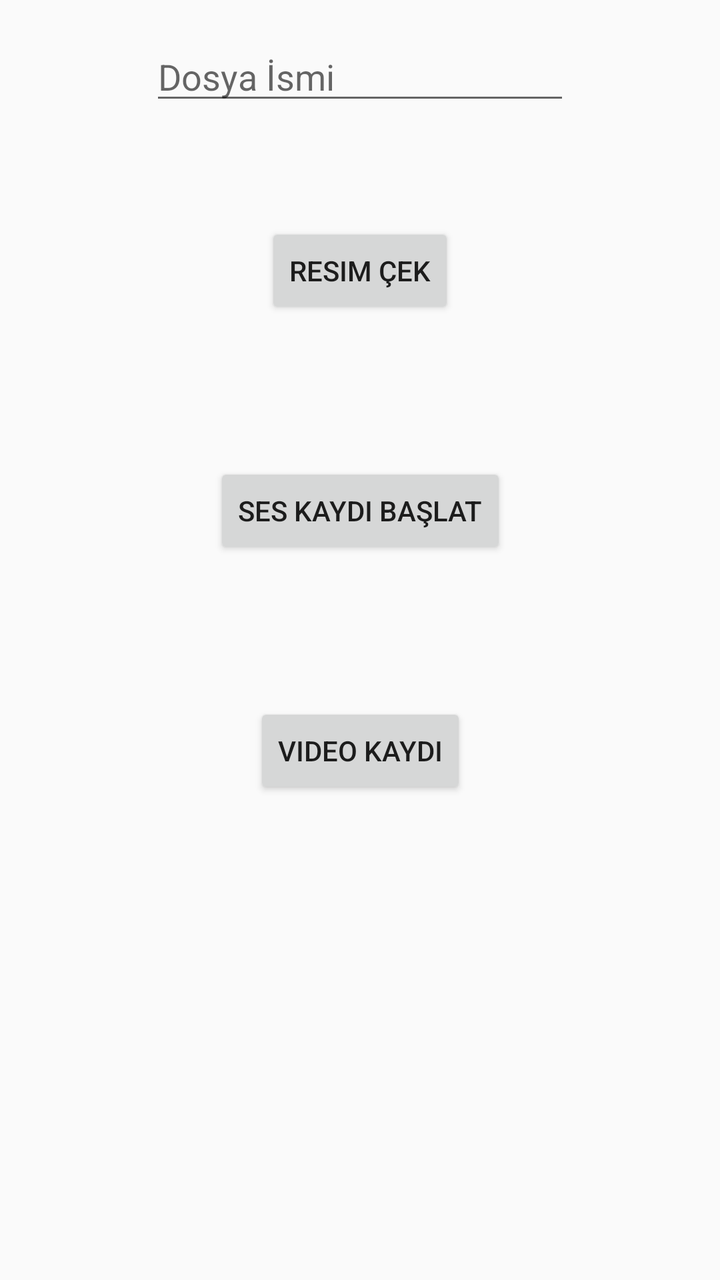
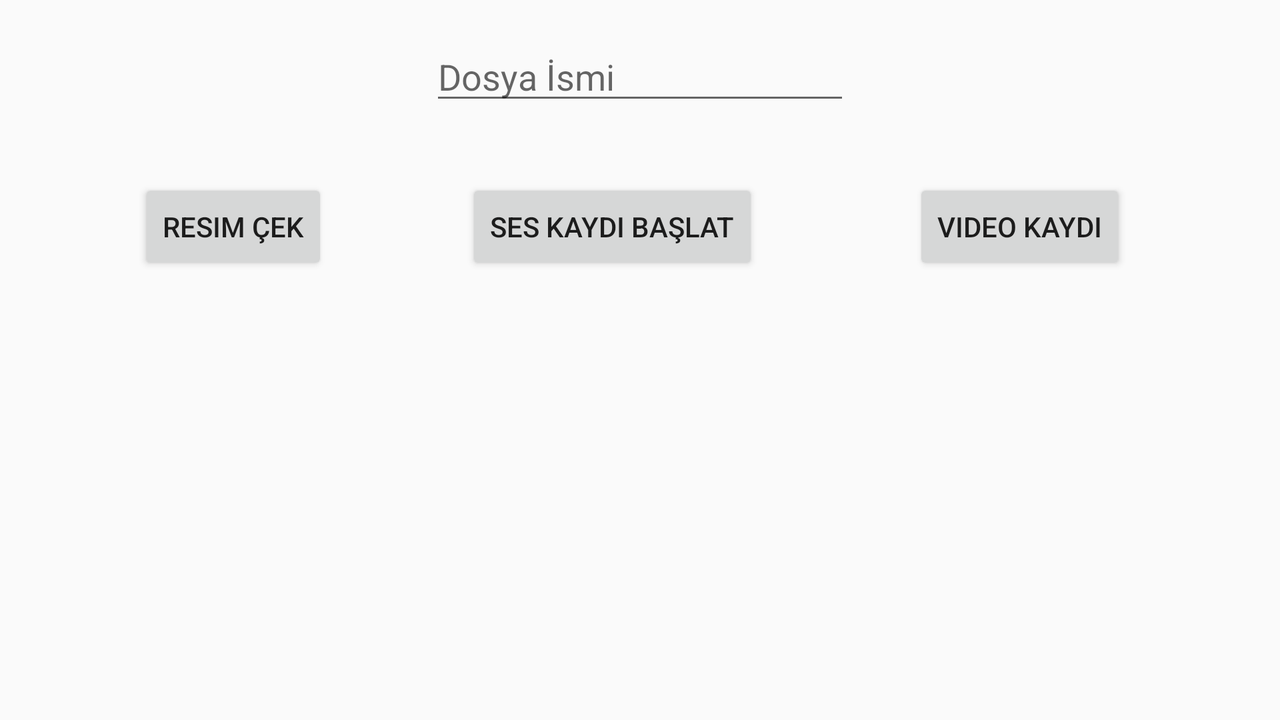

An Android layout and its configuration variant, each rendered on a device that would load it. The default file and the variant file are quoted in full after the pictures.
<!-- AndroidManifest.xml: application theme AppTheme -->
<!-- res/layout/activity_kayit.xml -->
<?xml version="1.0" encoding="utf-8"?>
<android.support.constraint.ConstraintLayout xmlns:android="http://schemas.android.com/apk/res/android"
    xmlns:app="http://schemas.android.com/apk/res-auto"
    xmlns:tools="http://schemas.android.com/tools"
    android:layout_width="match_parent"
    android:layout_height="match_parent"
    tools:context="com.example.cihan.notdefteri.KayitActivity">

    <Button
        android:id="@+id/kayit_resimCek"
        android:layout_width="wrap_content"
        android:layout_height="wrap_content"
        android:layout_marginEnd="8dp"
        android:layout_marginStart="8dp"
        android:layout_marginTop="54dp"
        android:text="Resim Çek"
        app:layout_constraintEnd_toEndOf="parent"
        app:layout_constraintStart_toStartOf="parent"
        app:layout_constraintTop_toBottomOf="@+id/kayit_dosyaIsmi" />

    <Button
        android:id="@+id/kayit_sesKaydi"
        android:layout_width="wrap_content"
        android:layout_height="wrap_content"
        android:layout_marginEnd="8dp"
        android:layout_marginStart="8dp"
        android:layout_marginTop="72dp"
        android:text="Ses Kaydı Başlat"
        app:layout_constraintEnd_toEndOf="parent"
        app:layout_constraintStart_toStartOf="parent"
        app:layout_constraintTop_toBottomOf="@+id/kayit_resimCek" />

    <Button
        android:id="@+id/kayit_videoCek"
        android:layout_width="wrap_content"
        android:layout_height="wrap_content"
        android:layout_marginEnd="8dp"
        android:layout_marginStart="8dp"
        android:layout_marginTop="72dp"
        android:text="Video Kaydı"
        app:layout_constraintEnd_toEndOf="parent"
        app:layout_constraintStart_toStartOf="parent"
        app:layout_constraintTop_toBottomOf="@+id/kayit_sesKaydi" />

    <EditText
        android:id="@+id/kayit_dosyaIsmi"
        android:layout_width="wrap_content"
        android:layout_height="wrap_content"
        android:layout_marginEnd="8dp"
        android:layout_marginStart="8dp"
        android:layout_marginTop="16dp"
        android:ems="10"
        android:hint="Dosya İsmi"
        android:inputType="textPersonName"
        app:layout_constraintEnd_toEndOf="parent"
        app:layout_constraintStart_toStartOf="parent"
        app:layout_constraintTop_toTopOf="parent" />
</android.support.constraint.ConstraintLayout>
<!-- resources referenced by this layout -->
<resources>
  <style name="AppTheme" parent="Theme.AppCompat.Light.DarkActionBar">
          <item name="colorPrimary">@color/colorPrimary</item>
          <item name="colorPrimaryDark">@color/colorPrimaryDark</item>
          <item name="colorAccent">@color/colorAccent</item>
          <item name="android:actionOverflowButtonStyle">@style/MyActionButtonOverFlow</item>
      </style>
  <style name="MyActionButtonOverFlow" parent="android:style/Widget.Holo.Light.ActionButton.Overflow">
          <item name="android:src">@drawable/ic_palet_outline</item>
          <item name="android:background">?android:attr/actionBarItemBackground</item>
          <item name="android:description">@string/renk_secim_tanim</item>
      </style>
  <!-- drawable ic_palet_outline: png bitmap (drawable-hdpi, 789 bytes) -->
  <string name="renk_secim_tanim">Renk Secimi</string>
</resources>
<!-- res/layout-land/activity_kayit.xml (the author's variant of the layout above) -->
<!-- drawn on the phone turned sideways -->
<?xml version="1.0" encoding="utf-8"?>
<android.support.constraint.ConstraintLayout xmlns:android="http://schemas.android.com/apk/res/android"
    xmlns:app="http://schemas.android.com/apk/res-auto"
    xmlns:tools="http://schemas.android.com/tools"
    android:layout_width="match_parent"
    android:layout_height="match_parent"
    tools:context="com.example.cihan.notdefteri.KayitActivity">

    <Button
        android:id="@+id/kayit_resimCek"
        android:layout_width="wrap_content"
        android:layout_height="wrap_content"
        android:layout_marginTop="32dp"
        android:text="Resim Çek"
        app:layout_constraintEnd_toStartOf="@+id/kayit_sesKaydi"
        app:layout_constraintStart_toStartOf="parent"
        app:layout_constraintTop_toBottomOf="@+id/kayit_dosyaIsmi" />

    <Button
        android:id="@+id/kayit_sesKaydi"
        android:layout_width="wrap_content"
        android:layout_height="wrap_content"
        android:text="Ses Kaydı Başlat"
        app:layout_constraintBaseline_toBaselineOf="@+id/kayit_resimCek"
        app:layout_constraintEnd_toStartOf="@+id/kayit_videoCek"
        app:layout_constraintStart_toEndOf="@+id/kayit_resimCek" />

    <Button
        android:id="@+id/kayit_videoCek"
        android:layout_width="wrap_content"
        android:layout_height="wrap_content"
        android:layout_marginEnd="8dp"
        android:layout_marginStart="8dp"
        android:text="Video Kaydı"
        app:layout_constraintBaseline_toBaselineOf="@+id/kayit_sesKaydi"
        app:layout_constraintEnd_toEndOf="parent"
        app:layout_constraintStart_toEndOf="@+id/kayit_sesKaydi" />

    <EditText
        android:id="@+id/kayit_dosyaIsmi"
        android:layout_width="wrap_content"
        android:layout_height="wrap_content"
        android:layout_marginEnd="8dp"
        android:layout_marginStart="8dp"
        android:layout_marginTop="16dp"
        android:ems="10"
        android:hint="Dosya İsmi"
        android:inputType="textPersonName"
        app:layout_constraintEnd_toEndOf="parent"
        app:layout_constraintStart_toStartOf="parent"
        app:layout_constraintTop_toTopOf="parent" />
</android.support.constraint.ConstraintLayout>
